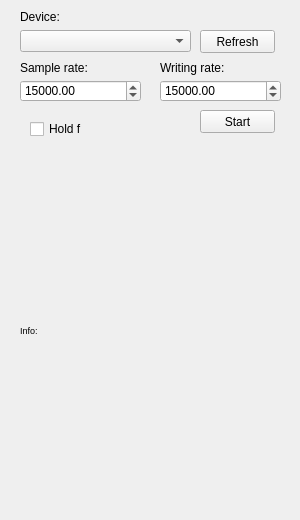
        <widget class="QWidget" name="device_tab">
         <attribute name="title">
          <string>Device</string>
         </attribute>
         <widget class="QComboBox" name="device_comboBox">
          <property name="geometry">
           <rect>
            <x>20</x>
            <y>30</y>
            <width>171</width>
            <height>22</height>
           </rect>
          </property>
         </widget>
         <widget class="QLabel" name="label">
          <property name="geometry">
           <rect>
            <x>20</x>
            <y>10</y>
            <width>47</width>
            <height>14</height>
           </rect>
          </property>
          <property name="text">
           <string>Device:</string>
          </property>
         </widget>
         <widget class="QPushButton" name="refresh_device_pb">
          <property name="geometry">
           <rect>
            <x>200</x>
            <y>30</y>
            <width>75</width>
            <height>23</height>
           </rect>
          </property>
          <property name="text">
           <string>Refresh</string>
          </property>
         </widget>
         <widget class="QLabel" name="device_info_label">
          <property name="geometry">
           <rect>
            <x>20</x>
            <y>150</y>
            <width>271</width>
            <height>361</height>
           </rect>
          </property>
          <property name="font">
           <font>
            <pointsize>7</pointsize>
           </font>
          </property>
          <property name="text">
           <string>Info:</string>
          </property>
          <property name="scaledContents">
           <bool>true</bool>
          </property>
         </widget>
         <widget class="QPushButton" name="start_device_pb">
          <property name="geometry">
           <rect>
            <x>200</x>
            <y>110</y>
            <width>75</width>
            <height>23</height>
           </rect>
          </property>
          <property name="text">
           <string>Start</string>
          </property>
         </widget>
         <widget class="QLabel" name="label_5">
          <property name="geometry">
           <rect>
            <x>20</x>
            <y>60</y>
            <width>101</width>
            <height>16</height>
           </rect>
          </property>
          <property name="text">
           <string>Sample rate:</string>
          </property>
         </widget>
         <widget class="QDoubleSpinBox" name="readSampleRateSpinBox">
          <property name="geometry">
           <rect>
            <x>20</x>
            <y>80</y>
            <width>121</width>
            <height>22</height>
           </rect>
          </property>
          <property name="minimum">
           <double>10.000000000000000</double>
          </property>
          <property name="maximum">
           <double>100000.000000000000000</double>
          </property>
          <property name="value">
           <double>15000.000000000000000</double>
          </property>
         </widget>
         <widget class="QLabel" name="label_12">
          <property name="geometry">
           <rect>
            <x>160</x>
            <y>60</y>
            <width>101</width>
            <height>16</height>
           </rect>
          </property>
          <property name="text">
           <string>Writing rate:</string>
          </property>
         </widget>
         <widget class="QDoubleSpinBox" name="writeSampleRateSpinBox">
          <property name="geometry">
           <rect>
            <x>160</x>
            <y>80</y>
            <width>121</width>
            <height>22</height>
           </rect>
          </property>
          <property name="minimum">
           <double>10.000000000000000</double>
          </property>
          <property name="maximum">
           <double>100000.000000000000000</double>
          </property>
          <property name="value">
           <double>15000.000000000000000</double>
          </property>
         </widget>
         <widget class="QCheckBox" name="device_hold_checkBox">
          <property name="geometry">
           <rect>
            <x>30</x>
            <y>120</y>
            <width>81</width>
            <height>18</height>
           </rect>
          </property>
          <property name="text">
           <string>Hold f</string>
          </property>
         </widget>
        </widget>
